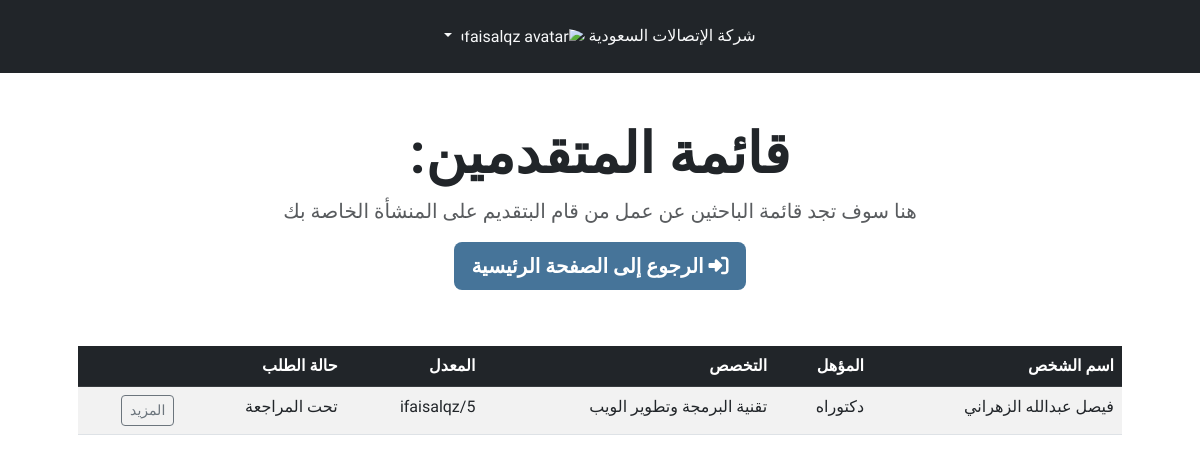
Page /dashboard/facility/apply_requests.php (signed in) on the committed database.
### tables this page shows
CREATE TABLE `users_apply` (
  `apply_id` int(10) NOT NULL,
  `facility_id` int(10) NOT NULL,
  `role` varchar(15) NOT NULL,
  `name` varchar(100) NOT NULL,
  `first_name` varchar(25) NOT NULL,
  `middle_name` varchar(25) NOT NULL,
  `last_name` varchar(25) NOT NULL,
  `id_number` int(10) NOT NULL,
  `mobile_number` varchar(15) NOT NULL,
  `birthdate` varchar(20) NOT NULL,
  `gender` varchar(10) NOT NULL,
  `username` varchar(50) NOT NULL,
  `email` varchar(100) NOT NULL,
  `address1` varchar(200) NOT NULL,
  `address2` varchar(200) NOT NULL,
  `country` varchar(30) NOT NULL,
  `zipcode` int(10) NOT NULL,
  `city` varchar(30) NOT NULL,
  `degree` varchar(25) NOT NULL,
  `major` varchar(50) NOT NULL,
  `gpa` varchar(15) NOT NULL,
  `gpa_from` varchar(5) NOT NULL,
  `cv` varchar(300) NOT NULL,
  `id_photo` varchar(300) NOT NULL,
  `avatar` varchar(300) NOT NULL,
  `degree_photo` varchar(300) NOT NULL,
  `account_create_date` varchar(50) NOT NULL,
  `account_create_time` varchar(50) NOT NULL,
  `id_request_fk` int(10) NOT NULL,
  `id_fk` int(10) NOT NULL,
  `apply_status` varchar(50) NOT NULL,
  `apply_date` varchar(50) NOT NULL,
  `apply_time` varchar(50) NOT NULL
);

### includes/sessions.php (called while the page is built, shortened)
<?php
$name = $_SESSION['name'];
$logo = $_SESSION['logo'];
$id = $_SESSION['id'];
$username = $_SESSION['username'];

### dashboard/facility/apply_requests.php (the view, shortened to what this page needs)
<?php
include '../../includes/sessions.php';
?>
<!DOCTYPE html>
<html lang="ar"">
<head>
<link rel="stylesheet" href="https://cdn.jsdelivr.net/npm/bootstrap@5.3.0-alpha3/dist/css/bootstrap.rtl.min.css">
<link rel="stylesheet" href="../../assets/css/style.css">
</head>
<body>
    <nav class="navbar navbar-dark bg-dark navbar-expand-md py-4 justify-content-center ">
        <div class="container">
            <div class="navbar-collapse collapse w-100" id="collapsingNavbar3">
                <ul class="navbar-nav w-100 justify-content-center">
                    <div class='dropdown text-end'>
                        <a href='#' class='d-block link-light text-decoration-none dropdown-toggle dropend' id='dropdownUser1' data-bs-toggle='dropdown' aria-expanded='false'> <?php echo $name ?> <img src='../../uploads/logo/<?php echo $logo ?>' alt='<?php echo $username ?> avatar' width='32' height='32' class='rounded-circle'>
                        </a>
                    </div>
                </ul>
            </div>
        </div>
    </nav>
    <div class="text-center">
        <h1 class="display-4 fw-bold">قائمة المتقدمين: </h1>
        <p class="text-muted lead" id="pra">هنا سوف تجد قائمة الباحثين عن عمل من قام البتقديم على المنشأة الخاصة بك</p>
    </div>
    <div class="col-md-12 text-center">
        <a href="dashboard/facility/home">
            <button type="button" style="background-color: #467499" class="text-white fw-bold justify-content-center btn btn-lg"><i class="fa-solid fa-right-to-bracket"></i> الرجوع إلى الصفحة الرئيسية</button>
        </a>
    </div>
    <section class="card-animation container py-2 p-5">
        <?php
        include '../../database/conn.php';
        $sql = "SELECT * FROM users_apply where facility_id = $id";
        $query = mysqli_query($conn, $sql);
        ?>
        <table class="table table-striped table-hover">
            <thead class="table-head">
                <tr class="table-dark">
                    <th scope="col">اسم الشخص</th>
                    <th scope="col">المؤهل</th>
                    <th scope="col">التخصص</th>
                    <th scope="col">المعدل</th>
                    <th scope="col">حالة الطلب</th>
                    <th scope="col"></th>
                </tr>
            </thead>
            <tbody>
                <?php
                while ($row = mysqli_fetch_row($query)) {
                    echo '
                    <tr>
                    <td>' . $row[4] . ' ' . $row[5] . ' ' . $row[6] . '</td>
                    <td>' . $row[18] . '</td>
                    <td>' . $row[19] . '</td>
                    <td>' . $row[20] . '/' . $row[21] . '</td>
                    <td>' . $row[30] . '</td>
                                                            <td><a href="dashboard/facility/details.php?$uid=' . $row[29] . '""><button type="button" class="btn btn-outline-secondary btn-sm">المزيد</button></a></td>
                </tr>';
                }
                ?>
            </tbody>
    </section>
    <?php include '../../includes/end.php'; ?>

### assets/css/style.css (style rules this page uses)
html { direction: rtl; }
body { font-family: "Tajawal", sans-serif; }
#pra { font-weight: 500; color: rgb(68, 68, 68); }
* { scrollbar-width: thin; scrollbar-color: #6e757a #2f353a; }

### rows in the picture
users_apply: first_name "فيصل", middle_name "عبدالله", last_name "الزهراني", degree "دكتوراه", major "تقنية البرمجة وتطوير الويب", gpa "ifaisalqz", gpa_from "5", apply_status "تحت المراجعة"

### other values in the picture
$name "شركة الإتصالات السعودية"
